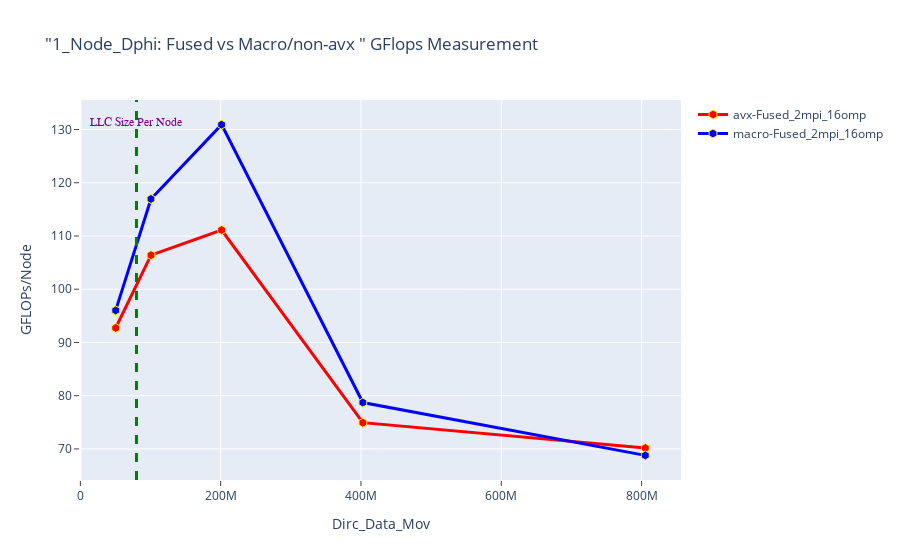

The cell this chart's notebook holds for it:
### Markdown cell above
## Dphi_fused: AVX vs Macro/non-avx FLOPS

### Code cell
fig = go.Figure() 
fig.add_trace(go.Scatter(x=(df_n1_avx_Dphi_Fused.Dirc_Data_Mov*(df_n1_avx_Dphi_Fused.MPI_SIZE)), 
                         y=(df_n1_avx_Dphi_Fused.Fused_GFLOPS*(df_n1_avx_Dphi_Fused.MPI_SIZE)), 
                         mode='lines+markers', 
                         name='avx-Fused_2mpi_16omp',
                         line=dict(color='red',width=3),
                         marker=dict(symbol='hexagon',size=9, line=dict(color='yellow',width=1))))

fig.add_trace(go.Scatter(x=(df_n1_macro_Dphi_Fused.Dirc_Data_Mov*(df_n1_macro_Dphi_Fused.MPI_SIZE)), 
                         y=(df_n1_macro_Dphi_Fused.Fused_GFLOPS*(df_n1_macro_Dphi_Fused.MPI_SIZE)), 
                         mode='lines+markers', 
                         name='macro-Fused_2mpi_16omp',
                         line=dict(color='blue',width=3),
                         marker=dict(symbol='hexagon',size=9, line=dict(color='yellow',width=1))))

# Adding a vertical line
fig.add_vline(x=80e6, line_width=3, line_dash="dash", line_color="green")
# fig.add_hline(y=140, line_width=3, line_dash="dash", line_color="red")

# Add annotation
fig.add_annotation(
    x='80e6'
    , y=130
    , text=f'LLC Size Per Node'
    , yanchor='bottom'
    , showarrow=False
    , arrowhead=1
    , arrowsize=1
    , arrowwidth=2
    , arrowcolor="#636363"
    , ax=-20
    , ay=-30
    , font=dict(size=12, color="purple", family="Sans Serif")
    , align="left"
    ,)

fig.update_layout(title='"1_Node_Dphi: Fused vs Macro/non-avx " GFlops Measurement',
                  xaxis_title='Dirc_Data_Mov', yaxis_title='GFLOPs/Node', 
                  xaxis=dict(ticks="outside"),  
                  yaxis=dict(ticks="outside"))

### Figure 1 — Plotly figure (JSON) as saved in the notebook; plotly's stock layout.template omitted (floating-point values rounded to 4 significant figures)
{"data": [{"line": {"color": "red", "width": 3}, "marker": {"line": {"color": "yellow", "width": 1}, "size": 9, "symbol": "hexagon"}, "mode": "lines+markers", "name": "avx-Fused_2mpi_16omp", "type": "scatter", "x": [50331648, 100663296, 201326592, 402653184, 805306368], "y": [92.72, 106.4, 111.1, 74.93, 70.16]}, {"line": {"color": "blue", "width": 3}, "marker": {"line": {"color": "yellow", "width": 1}, "size": 9, "symbol": "hexagon"}, "mode": "lines+markers", "name": "macro-Fused_2mpi_16omp", "type": "scatter", "x": [50331648, 100663296, 201326592, 402653184, 805306368], "y": [96.02, 117.0, 130.9, 78.71, 68.79]}], "layout": {"annotations": [{"align": "left", "arrowcolor": "#636363", "arrowhead": 1, "arrowsize": 1, "arrowwidth": 2, "ax": -20, "ay": -30, "font": {"color": "purple", "family": "Sans Serif", "size": 12}, "showarrow": false, "text": "LLC Size Per Node", "x": "80e6", "y": 130, "yanchor": "bottom"}], "shapes": [{"line": {"color": "green", "dash": "dash", "width": 3}, "type": "line", "x0": 80000000, "x1": 80000000, "xref": "x", "y0": 0, "y1": 1, "yref": "y domain"}], "title": {"text": "\"1_Node_Dphi: Fused vs Macro/non-avx \" GFlops Measurement"}, "xaxis": {"ticks": "outside", "title": {"text": "Dirc_Data_Mov"}}, "yaxis": {"ticks": "outside", "title": {"text": "GFLOPs/Node"}}}}
